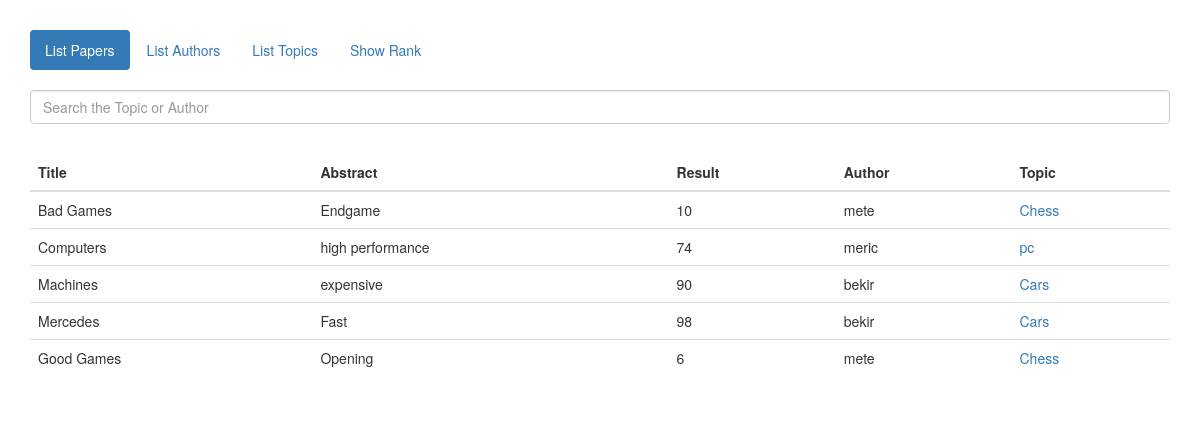
Screenshot of /paper/user.php with the database file from the repository.
### tables this page shows
CREATE TABLE `paper` (
  `id` int(20) NOT NULL,
  `author_id` int(20) NOT NULL,
  `title` varchar(255) NOT NULL,
  `description` varchar(255) NOT NULL,
  `result` int(255) NOT NULL,
  `topic` varchar(255) NOT NULL
);

CREATE TABLE `author` (
  `id` int(20) NOT NULL,
  `first_name` varchar(255) NOT NULL,
  `last_name` varchar(255) NOT NULL
);

### paper/user.php (the view, shortened to what this page needs)
<?php
 $servername = "localhost";
 $username = "root";
 $password = "";
 $dbname = "paper";
 $conn = new mysqli($servername, $username, $password, $dbname);
 $where = " where 1=1 ";
?>
<!DOCTYPE html>
<html lang="en">
<head>
  <link rel="stylesheet" href="https://maxcdn.bootstrapcdn.com/bootstrap/3.4.0/css/bootstrap.min.css">
</head>
<body>
<div class="container">
    <ul class="nav nav-pills" style="margin-top:30px;">
        <li class="active"><a href="user.php">List Papers</a></li>
        <li ><a href="author2.php">List Authors</a></li>
        <li><a href="topic2.php">List Topics</a></li>
        <li><a href="rank2.php">Show Rank</a></li>
    </ul>
    <input type="text" name="keyword" id="keyword" class="form-control" style="margin-top:20px;" placeholder="Search the Topic or Author" onkeypress="enterpress(event, this.value);">
    <table class="table" style="margin-top:30px;">
        <thead>
            <tr>
                <th>Title</th>
                <th>Abstract</th>
                <th>Result</th>
                <th>Author</th>
                <th>Topic</th>
            </tr>
        </thead>
        <tbody>
            <?php
                $sql = "SELECT paper.*, author.first_name, topic.name, topic.sota FROM paper left join author on paper.author_id = author.id left join topic on paper.author_id = topic.author_id".$where." order by topic.sota desc ";
                $result = $conn->query($sql);
                if ($result->num_rows > 0) {
                    while($row = $result->fetch_assoc()) {
                        ?>
                            <tr>
                                <td><?php echo $row['title'];?></td>
                                <td><?php echo $row['description'];?></td>
                                <td><?php echo $row['result'];?></td>
                                <td><?php echo $row['first_name'];?></td>
                                <td><a href="javascript:showTopic('<?php echo $row['topic'];?>')"><?php echo $row['topic'];?></a></td>
                            </tr>
                        <?php
                    }
                }
            ?>
        </tbody>
    </table>
</div>
</body>
</html>

### rows the page displays
paper: title "Bad Games", description "Endgame", result "10", author.first_name "mete", topic "Chess"
paper: title "Computers", description "high performance", result "74", author.first_name "meric", topic "pc"
paper: title "Machines", description "expensive", result "90", author.first_name "bekir", topic "Cars"
paper: title "Mercedes", description "Fast", result "98", author.first_name "bekir", topic "Cars"
paper: title "Good Games", description "Opening", result "6", author.first_name "mete", topic "Chess"
